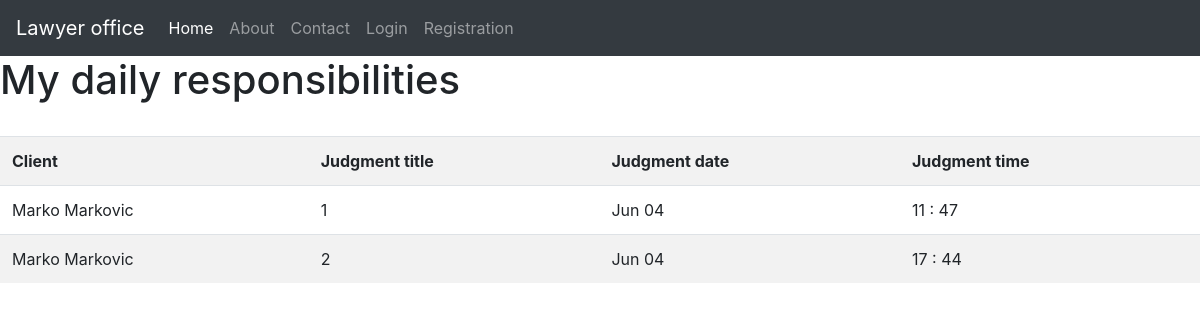
The page /responsibilities on the database its author committed.
### blog/models.py (models this page shows)
class Client(db.Model):
    id = db.Column(db.Integer, primary_key=True)
    first_name = db.Column(db.String(250), nullable=False)
    last_name = db.Column(db.String(250), nullable=False)
    city = db.Column(db.String(50), nullable=False)
    address = db.Column(db.String(50), nullable=False)
    phone = db.Column(db.String(50), nullable=False)
    mail = db.Column(db.String(50))
    user_id = db.Column(db.Integer, db.ForeignKey('user.id'), nullable=False)
    judgments = db.relationship('Judgment', backref='judgments')

class Judgment(db.Model):
    id = db.Column(db.Integer, primary_key=True)
    title = db.Column(db.String(250), nullable=False)
    content = db.Column(db.Text, nullable=False)
    date_of_judgment = db.Column(db.DateTime, default=datetime.now)
    document = db.Column(db.String(250), nullable=False)
    client_id = db.Column(db.Integer, db.ForeignKey('client.id'))

### client/routes.py (the view)
@client.route("/responsibilities", methods=['GET'])
def responsibilities():
    start_day = datetime.today().date()
    end_day = datetime.today().date() + timedelta(days=1)
    judgments = Judgment.query.filter(Judgment.date_of_judgment.between(start_day, end_day)).all()
    if not judgments:
        return render_template("responsibilities.html", title="Responsibilities")
    all_clients = {
    }
    for judgment in judgments:
        all_clients[judgment.id] = Client.query.filter(Client.id == judgment.client_id).all()
    return render_template("responsibilities.html", judgments=judgments, clients_list=all_clients,
                           title="Responsibilities")

### blog/templates/responsibilities.html
{% extends 'base.html' %}
{% block content %}
<h1>My daily responsibilities</h1>
<br>
<table class="table table-striped">
    <tr>
        <th>Client</th>
        <th>Judgment title</th>
        <th>Judgment date</th>
        <th>Judgment time</th>
    </tr>
    {% for judgment in judgments %}
    <tr>
        {% for clients in clients_list[judgment.id] %}
        <td>{{clients.first_name}} {{clients.last_name}}</td>
        <td>{{judgment.title}}</td>
        <td>{{judgment.date_of_judgment.strftime("%b %d")}} </td>
        <td>{{judgment.date_of_judgment.strftime("%H : %M")}}</td>
        {%endfor%}
    </tr>
    {%endfor%}
</table>
{% endblock content %}

### rows shown on the page
Judgment: title "1", date_of_judgment "Jun 04", date_of_judgment "11 : 47"
Client: first_name "Marko", last_name "Markovic"
Judgment: title "2", date_of_judgment "Jun 04", date_of_judgment "17 : 44"
